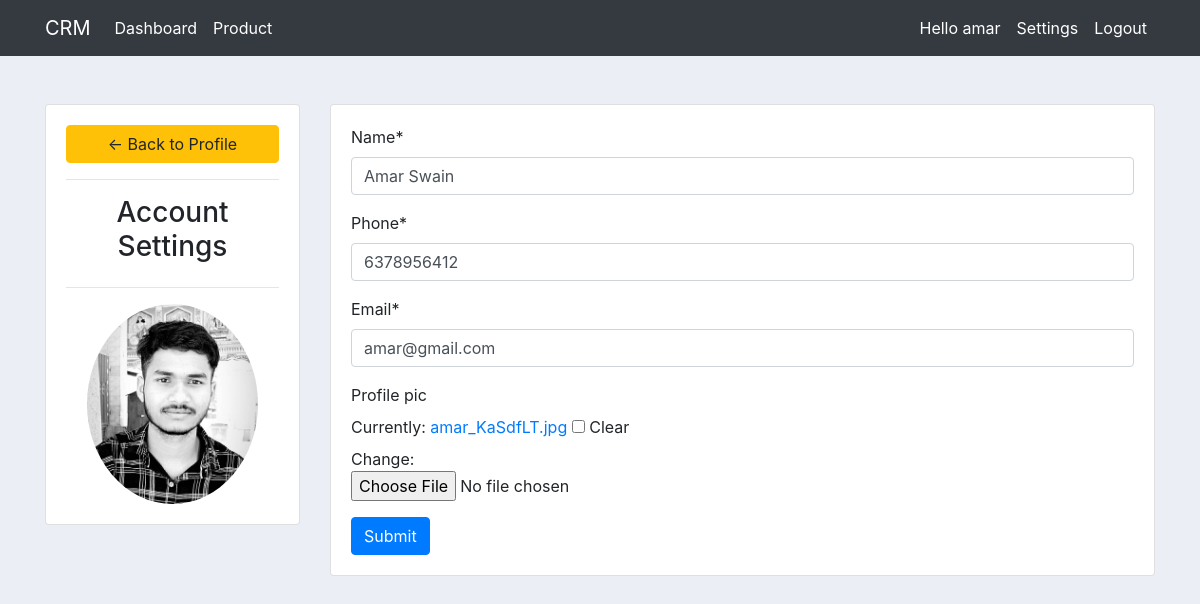
/settings (signed in), run on the app's committed database.
### accounts/models.py (models this page shows, shortened)
class DateStatus(models.Model):
    created_at = models.DateTimeField(auto_now_add=True)
    updated_at = models.DateTimeField(auto_now=True)
    class Meta:
        abstract=True

class Customer(DateStatus):
    user = models.OneToOneField(User,null=True,blank=True,on_delete=models.CASCADE)
    name = models.CharField(max_length=100,null=True)
    phone = models.CharField(max_length=100,null=True)
    email = models.CharField(max_length=100,null=True)
    profile_pic = models.ImageField(null=True,blank=True,default='profile.png')

### accounts/decorators.py (the view)
        def wrapper_func(request,*args,**kwargs):
            group = None
            if request.user.groups.exists():
                group = request.user.groups.all()[0].name
            if group in allowed_user:
                return view_func(request,*args,**kwargs)
            else:
                messages.error(request,"You don't have admin permission")
                return redirect('logout')

### accounts/forms.py
class CustomerForm(forms.ModelForm):
    class Meta:
        model = Customer
        fields = "__all__"
        exclude = ["user"]

### accounts/views.py (called while the page is built)
@login_required(login_url='login')
@allowed_user_permission(allowed_user=['customer'])
def accountSettingView(request):
    customer = request.user.customer
    form = CustomerForm(instance=customer)
    context = {
        'form':form
    }
    if request.method == "POST":
        form = CustomerForm(request.POST,request.FILES,instance=customer)
        if form.is_valid():
            form.save()
            return redirect('settings')
    return render(request,'pages/account_settings.html',context)

### templates/pages/account_settings.html (shortened to what this page needs)
{%  extends 'main.html' %}
{% load crispy_forms_tags %}
{% load static %}
{% block body %}
<br>
<div class="row">
	<div class="col-md-3">
		<div class="card card-body">
			<a class="btn btn-warning" href="{% url 'home' %}"> &#8592; Back to Profile</a>
			<hr>
			<h3 style="text-align: center">Account Settings</h3>
			<hr>
			<img class="profile-pic" alt="profile" src="{{request.user.customer.profile_pic.url}}" >
		</div>
	</div>
	<div class="col-md-9">
		<div class="card card-body">
			<form method="POST" action="" enctype="multipart/form-data">
				{{form|crispy}}
			<input class="btn btn-primary" type="submit" name="Update Information">
			</form>
		</div>
	</div>
</div>
{% endblock %}

### templates/layout/navbar.html (shortened to what this page needs)
<nav class="navbar navbar-expand-lg navbar-dark bg-dark">
    <div class="container">
      <a class="navbar-brand" href="#">CRM</a>
    <div class="collapse navbar-collapse" id="navbarSupportedContent">
      <ul class="navbar-nav mr-auto">
       <li class="nav-item active">
        <a class="nav-link" href="{% url 'home' %}">Dashboard <span class="sr-only">(current)</span></a>
      </li>
      <li class="nav-item active">
        <a class="nav-link" href="{% url 'product' %}">Product</a>
      </li>
      </ul>
      <ul class="navbar-nav ml-auto">
       {% if request.user.is_authenticated %}
       <li class="nav-item active">
        <a class="nav-link" href="{% url 'product' %}">Hello {{request.user.username}}<span class="sr-only">(current)</span></a>
      </li>
      <li class="nav-item active">
        <a class="nav-link" href="{% url 'settings' %}">Settings</a>
      </li>
      <li class="nav-item active">
        <a class="nav-link" href="{% url 'logout' %}">Logout</a>
      </li>
      {% endif %}
      </ul>
    </div>
    </div>
  </nav>

### static/css/main.css (style rules this page uses)
body { background-color: #ebeff5; }

### templates/pages/account_settings.html (style rules this page uses)
.profile-pic { max-width: 200px; max-height:200px; margin: 0 auto; border-radius: 50%; }

### data on the page
Customer: name "Amar Swain", phone "6378956412", email "amar@gmail.com"

### other printed values
{{ request.user.username }} "amar"
